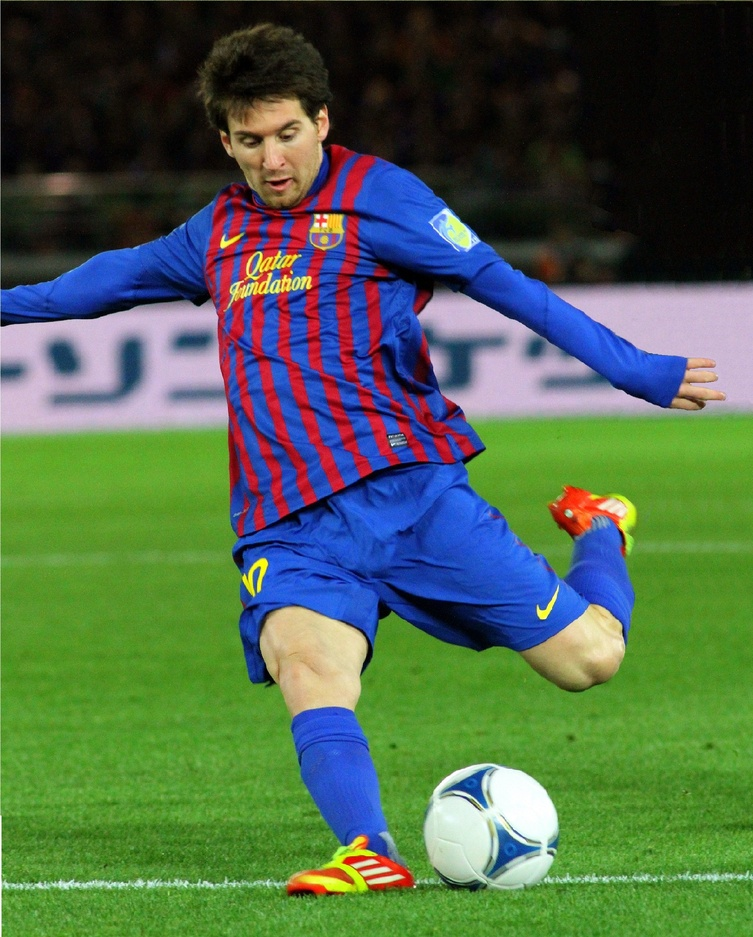
#> input picture imgs/004_messi.jpg, 753 x 937 px, shrunk from 2032 x 2528 before the run, found by its file name
$ python girando_img.py
#> lines starting #> are read from the running program, lines starting #| are printed output that depends on the picture
import cv2

PATH_IMG = r"C:\Users\rozas\Projects\opencv-experiments\imgs\004_messi.jpg"

# Lê a imagem do disco
img = cv2.imread(PATH_IMG)
#> img is the input picture: shape (937, 753, 3); mean B, G, R 76.1, 101.8, 78.1

# Forma da imagem em termos de pixel
(rows, cols) = img.shape[:2]
#> rows = 937; cols = 753

# getRotationMatrix2D cria uma matriz necessária para transformação.
# Queremos matriz para rotação w.r.t center a 45 graus sem escala.
M = cv2.getRotationMatrix2D((cols / 2, rows / 2), 45, 1)
res = cv2.warpAffine(img, M, (cols, rows))
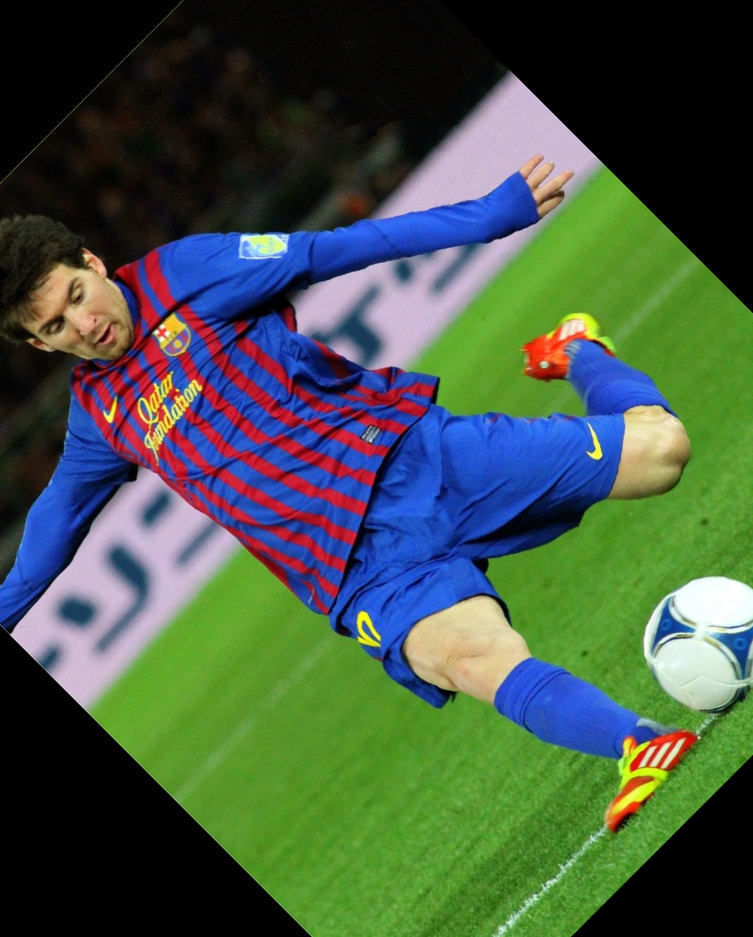
#> res: shape (937, 753, 3); mean B, G, R 69.9, 86.2, 68.2

cv2.imwrite('modificado.jpg', res)

$ run again, with imgs/005_cafe.jpg copied over imgs/004_messi.jpg
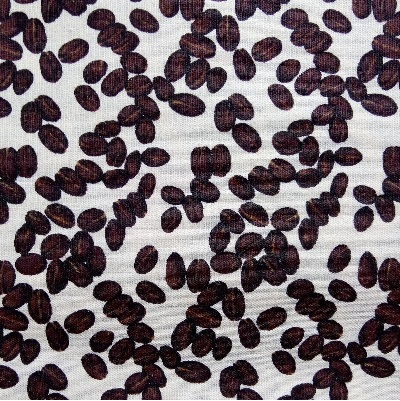
#> input picture imgs/005_cafe.jpg, 400 x 401 px, found by its file name
#> img is the input picture: shape (401, 400, 3); mean B, G, R 113.4, 108.5, 118.6
#> `res = cv2.warpAffine(img, M, (cols, rows))`:
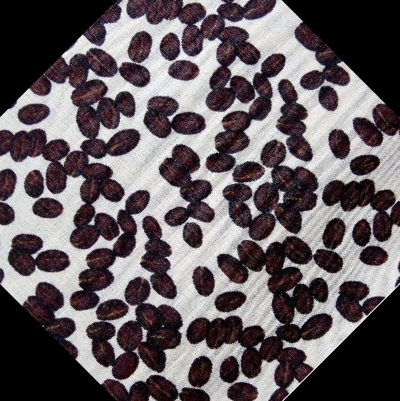
#> res: shape (401, 400, 3); mean B, G, R 94.5, 90.6, 98.8

$ run again, with imgs/009_tampa_azul.jpg copied over imgs/004_messi.jpg
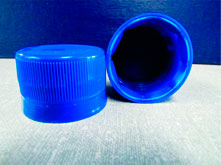
#> input picture imgs/009_tampa_azul.jpg, 221 x 165 px, found by its file name
#> img is the input picture: shape (165, 221, 3); mean B, G, R 186.7, 115.4, 84.1
#> `res = cv2.warpAffine(img, M, (cols, rows))`:
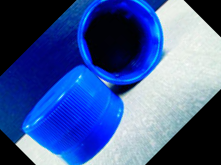
#> res: shape (165, 221, 3); mean B, G, R 150.3, 88.7, 63.9
